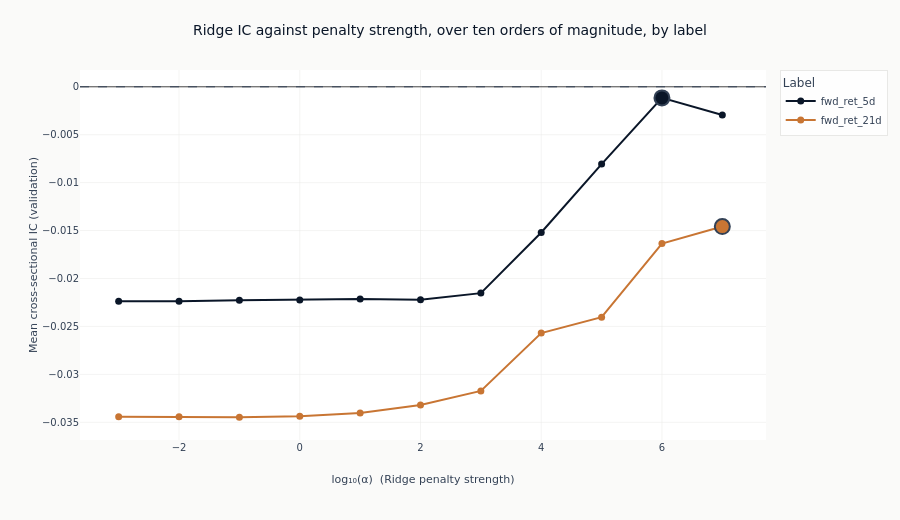

Notebook code for this chart:
### Markdown cell above
### What shrinkage does on its own

The bar chart mixes three estimators. Tracing IC across the Ridge penalty alone isolates the
effect of shrinkage, with the estimator, the features and the folds all held fixed and only
`alpha` moving. The alpha is read from each configuration's declared parameters rather than
parsed out of its name, so the curve plots what was fitted.

One curve per label puts both horizons on one pair of axes, which is the comparison fitting
them together exists to make: whether the penalty that helps most is the same strength at each
horizon, and whether the curve has the same shape at all.

### Code cell
ridge = (
    catalog.filter(pl.col("model_class") == "Ridge")
    .with_columns(
        alpha=pl.col("params").str.extract(r"alpha=([0-9.eE+-]+)").cast(pl.Float64),
    )
    .drop_nulls("alpha")
    .sort("label", "alpha")
)
if ridge.height:
    ridge_labels = [label for label in panel_labels if label in set(ridge.get_column("label"))]
    curve_colors = [COLORS["blue"], COLORS["copper"], COLORS["amber"]]
    fig_alpha = go.Figure()
    peaks = {}
    for index, label in enumerate(ridge_labels):
        series = ridge.filter(pl.col("label") == label)
        log_alpha = np.log10(series.get_column("alpha").to_numpy())
        ridge_ic = series.get_column("ic_mean").to_numpy()
        peak = int(np.argmax(ridge_ic))
        peaks[label] = (float(log_alpha[peak]), float(ridge_ic[peak]))
        fig_alpha.add_trace(
            go.Scatter(
                x=log_alpha,
                y=ridge_ic,
                mode="lines+markers",
                name=label,
                line=dict(color=curve_colors[index % len(curve_colors)], width=2),
                marker=dict(size=7, color=curve_colors[index % len(curve_colors)]),
            )
        )
        fig_alpha.add_trace(
            go.Scatter(
                x=[log_alpha[peak]],
                y=[ridge_ic[peak]],
                mode="markers",
                marker=dict(
                    size=15,
                    color=curve_colors[index % len(curve_colors)],
                    line=dict(width=2, color=COLORS["neutral"]),
                ),
                showlegend=False,
                hoverinfo="skip",
            )
        )
    fig_alpha.add_hline(y=0, line_width=1, line_dash="dash", line_color=COLORS["neutral"])
    fig_alpha.update_layout(
        title="Ridge IC against penalty strength, over ten orders of magnitude, by label",
        height=520,
        width=900,
        margin=dict(t=70),
        legend=dict(title_text="Label"),
    )
    fig_alpha.update_xaxes(title_text="log₁₀(α)  (Ridge penalty strength)", zeroline=False)
    fig_alpha.update_yaxes(title_text="Mean cross-sectional IC (validation)")
    peak_text = ", ".join(
        f"{label} at 1e{int(round(peaks[label][0]))} (IC {peaks[label][1]:+.3f})"
        for label in ridge_labels
    )
    show_plotly_with_alt(
        fig_alpha,
        "Line chart of mean validation information coefficient against the base-ten logarithm of "
        "the Ridge penalty, one line per label, against a dashed zero line. Both lines sit below "
        "zero across the grid, flat at weak penalties and rising towards zero as the penalty "
        f"strengthens. The peak on each line is ringed: {peak_text}.",
    )
else:
    print(
        "No declared label declares Ridge configurations, so there is no penalty sweep to trace. "
        "Which estimators this section can show is decided by the menus at "
        "config/training/*.yaml."
    )

### Figure 1 — Plotly figure (JSON) as saved in the notebook; plotly's stock layout.template omitted (floating-point values rounded to 4 significant figures)
{"data": [{"line": {"color": "#0a1628", "width": 2}, "marker": {"color": "#0a1628", "size": 7}, "mode": "lines+markers", "name": "fwd_ret_5d", "type": "scatter", "x": [-3.0, -2.0, -1.0, 0.0, 1.0, 2.0, 3.0, 4.0, 5.0, 6.0, 7.0], "y": [-0.02238, -0.02236, -0.02226, -0.02223, -0.02213, -0.02221, -0.02152, -0.0152, -0.008067, -0.001157, -0.002941]}, {"hoverinfo": "skip", "marker": {"color": "#0a1628", "line": {"color": "#334155", "width": 2}, "size": 15}, "mode": "markers", "showlegend": false, "type": "scatter", "x": [6.0], "y": [-0.001157]}, {"line": {"color": "#C87533", "width": 2}, "marker": {"color": "#C87533", "size": 7}, "mode": "lines+markers", "name": "fwd_ret_21d", "type": "scatter", "x": [-3.0, -2.0, -1.0, 0.0, 1.0, 2.0, 3.0, 4.0, 5.0, 6.0, 7.0], "y": [-0.03441, -0.03443, -0.03446, -0.03436, -0.03402, -0.03319, -0.03172, -0.02569, -0.02403, -0.01636, -0.01458]}, {"hoverinfo": "skip", "marker": {"color": "#C87533", "line": {"color": "#334155", "width": 2}, "size": 15}, "mode": "markers", "showlegend": false, "type": "scatter", "x": [7.0], "y": [-0.01458]}], "layout": {"height": 520, "legend": {"title": {"text": "Label"}}, "margin": {"t": 70}, "shapes": [{"line": {"color": "#334155", "dash": "dash", "width": 1}, "type": "line", "x0": 0, "x1": 1, "xref": "x domain", "y0": 0, "y1": 0, "yref": "y"}], "title": {"text": "Ridge IC against penalty strength, over ten orders of magnitude, by label"}, "width": 900, "xaxis": {"title": {"text": "log₁₀(α)  (Ridge penalty strength)"}, "zeroline": false}, "yaxis": {"title": {"text": "Mean cross-sectional IC (validation)"}}}}
